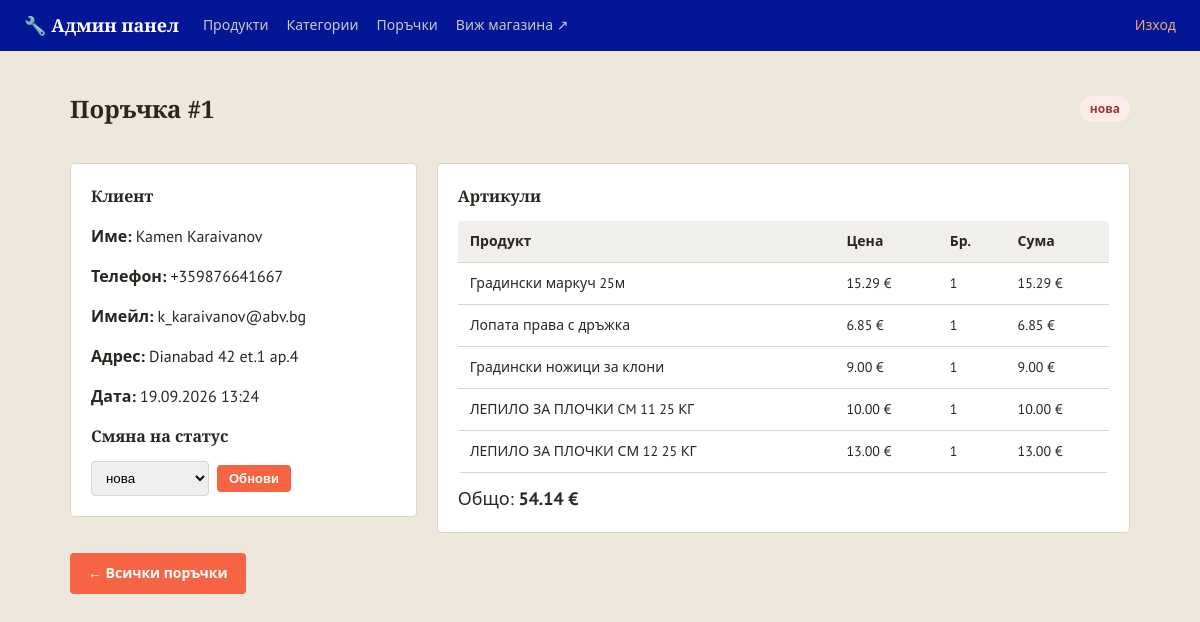
Before: /admin/orders/1 (signed in) with the older database file.
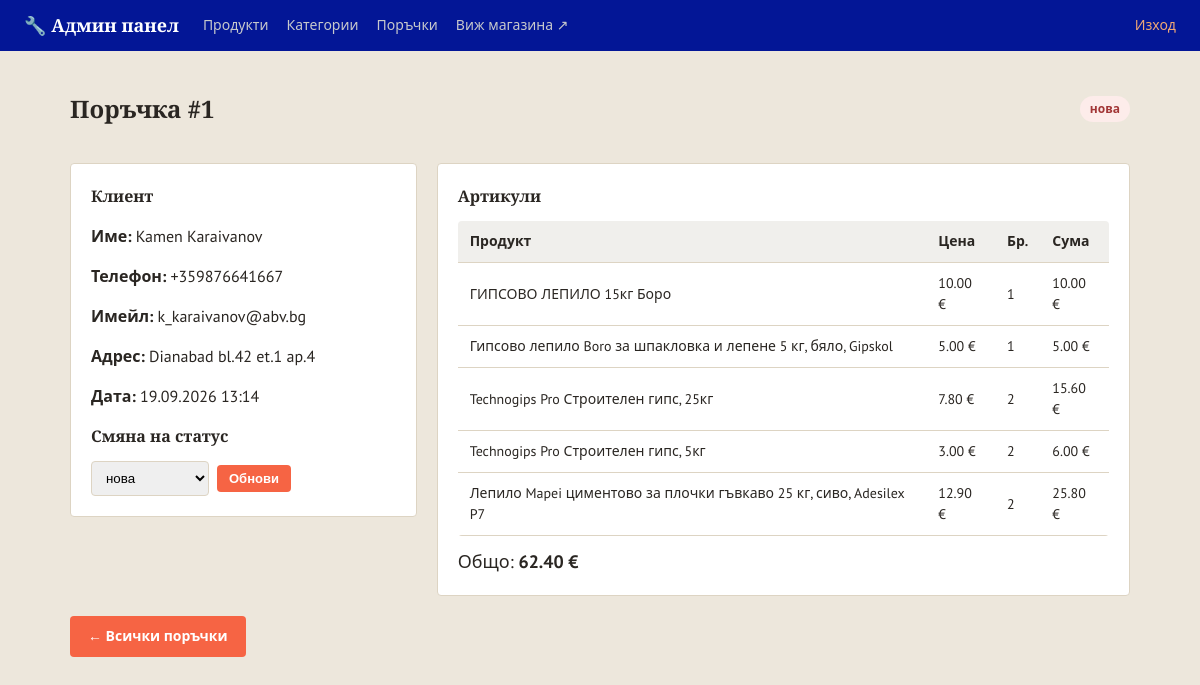
After: the same page with the newer database file.
### models.py (models this page shows)
class Order(db.Model):
    __tablename__ = 'orders'
    STATUSES = ['нова', 'в обработка', 'изпратена', 'завършена', 'отказана']
    id = db.Column(db.Integer, primary_key=True)
    customer_name = db.Column(db.String(150), nullable=False)
    phone = db.Column(db.String(50), nullable=False)
    address = db.Column(db.String(300), nullable=False)
    email = db.Column(db.String(150), default='')
    total = db.Column(db.Float, nullable=False)
    status = db.Column(db.String(30), default='нова', nullable=False)
    created_at = db.Column(db.DateTime, default=datetime.utcnow)
    items = db.relationship('OrderItem', backref='order', lazy=True)

class OrderItem(db.Model):
    __tablename__ = 'order_items'
    id = db.Column(db.Integer, primary_key=True)
    order_id = db.Column(db.Integer, db.ForeignKey('orders.id'), nullable=False)
    product_id = db.Column(db.Integer, db.ForeignKey('products.id'), nullable=True)
    product_name = db.Column(db.String(200), nullable=False)
    price = db.Column(db.Float, nullable=False)
    qty = db.Column(db.Integer, nullable=False)
    @property
    def subtotal(self):
        return self.price * self.qty

### app.py (the view)
@app.route('/admin/orders/<int:order_id>')
@admin_required
def admin_order_detail(order_id):
    order = Order.query.get_or_404(order_id)
    return render_template('admin/order_detail.html', order=order, statuses=Order.STATUSES)

### app.py (called while the page is built)
@app.context_processor
def inject_whatsapp_number():
    return {'whatsapp_number': app.config['WHATSAPP_NUMBER'], 'asset_version': app.config['ASSET_VERSION']}

@app.context_processor
def inject_category_icons():
    return {'category_icons': CATEGORY_ICONS}

def admin_required(view_func):
    @wraps(view_func)
    def wrapper(*args, **kwargs):
        if not session.get('is_admin'):
            flash('Моля, влезте в системата.', 'error')
            return redirect(url_for('admin_login', next=request.path))
        return view_func(*args, **kwargs)
    return wrapper

### templates/admin/order_detail.html (shortened to what this page needs)
{% extends 'admin/base.html' %}
{% block content %}
<div class="admin-header-row">
    <h1 class="page-title">Поръчка #{{ order.id }}</h1>
    <span class="status-badge status-{{ order.status | replace(' ', '-') }}">{{ order.status }}</span>
</div>
<div class="order-detail-grid">
    <div class="admin-panel">
        <h2>Клиент</h2>
        <p><strong>Име:</strong> {{ order.customer_name }}</p>
        <p><strong>Телефон:</strong> {{ order.phone }}</p>
        {% if order.email %}<p><strong>Имейл:</strong> {{ order.email }}</p>{% endif %}
        <p><strong>Адрес:</strong> {{ order.address }}</p>
        <p><strong>Дата:</strong> {{ order.created_at.strftime('%d.%m.%Y %H:%M') }}</p>
        <h2>Смяна на статус</h2>
        <form action="{{ url_for('admin_order_status', order_id=order.id) }}" method="post" class="status-change-form">
            <select name="status">
                {% for s in statuses %}
                <option value="{{ s }}" {% if s == order.status %}selected{% endif %}>{{ s }}</option>
                {% endfor %}
            </select>
            <button type="submit" class="btn btn-small">Обнови</button>
        </form>
    </div>
    <div class="admin-panel">
        <h2>Артикули</h2>
        <table class="admin-table">
            <thead>
                <tr>
                    <th>Продукт</th>
                    <th>Цена</th>
                    <th>Бр.</th>
                    <th>Сума</th>
                </tr>
            </thead>
            <tbody>
                {% for item in order.items %}
                <tr>
                    <td>{{ item.product_name }}</td>
                    <td>{{ '%.2f'|format(item.price) }} €</td>
                    <td>{{ item.qty }}</td>
                    <td>{{ '%.2f'|format(item.subtotal) }} €</td>
                </tr>
                {% endfor %}
            </tbody>
        </table>
        <div class="cart-total" style="margin-top:12px;">Общо: <strong>{{ '%.2f'|format(order.total) }} €</strong></div>
    </div>
</div>
<a href="{{ url_for('admin_orders') }}" class="btn btn-secondary" style="margin-top:20px;display:inline-block;">← Всички поръчки</a>
{% endblock %}

### templates/admin/base.html (shortened to what this page needs)
<!DOCTYPE html>
<html lang="bg">
<head>
    <link rel="stylesheet" href="{{ url_for('static', filename='css/style.css') }}?v={{ asset_version }}">
    <link rel="stylesheet" href="{{ url_for('static', filename='css/admin.css') }}?v={{ asset_version }}">
    <link type="text/css" rel="stylesheet" href="{{ url_for('static',filename='css/style.css') }}"/>
</head>
<body class="admin-body">
<header class="admin-topbar">
    <a href="{{ url_for('admin_dashboard') }}" class="brand">🔧 Админ панел</a>
    <nav class="admin-nav">
        <a href="{{ url_for('admin_dashboard') }}">Продукти</a>
        <a href="{{ url_for('admin_categories') }}">Категории</a>
        <a href="{{ url_for('admin_orders') }}">Поръчки</a>
        <a href="{{ url_for('index') }}" target="_blank">Виж магазина ↗</a>
    </nav>
    <a href="{{ url_for('admin_logout') }}" class="admin-logout">Изход</a>
</header>
<main class="admin-container">
    {% block content %}{% endblock %}
</main>
</body>
</html>

### static/css/style.css (style rules this page uses)
:root { --steel: #0623e8; --steel-dark: #031696; --accent: #f66444; --accent-dark: #bf4e35; --highlight: #d9a441; --bg: #ede7dc; --card-bg: #ffffff; --border: #ddd4c3; --text: #2a2622; --text-light: #766f62; --success: #4b7a51; --danger: #a23636; --radius: 4px; }
* { box-sizing: border-box; }
body { margin: 0; font-family: 'PT Sans', 'Segoe UI', Roboto, Arial, sans-serif; background: var(--bg); color: var(--text); line-height: 1.5; }
h1, h2, h3, .brand, .hero h1 { font-family: 'Bitter', Georgia, serif; }
a { color: inherit; text-decoration: none; }
.brand { font-size: 22px; font-weight: 700; color: #fff; white-space: nowrap; display: flex; align-items: center; gap: 10px; }
.page-title { font-size: 24px; margin-bottom: 16px; }
.btn { display: inline-block; background: var(--accent); color: #fff; border: none; padding: 10px 18px; border-radius: var(--radius); font-weight: 600; cursor: pointer; font-size: 14px; }
.btn-small { padding: 6px 12px; font-size: 13px; }
.cart-total { font-size: 18px; }

### static/css/admin.css (style rules this page uses)
.admin-body { background: var(--bg); }
.admin-topbar { background: var(--steel-dark); color: #fff; display: flex; align-items: center; gap: 24px; padding: 12px 24px; }
.admin-topbar .brand { color: #fff; font-size: 18px; font-weight: 700; }
.admin-nav { display: flex; gap: 18px; flex: 1; }
.admin-nav a { color: #c7c9cc; font-size: 14px; }
.admin-logout { color: #f0a875; font-size: 14px; }
.admin-container { max-width: 1100px; margin: 0 auto; padding: 24px 20px 60px; }
.admin-header-row { display: flex; align-items: center; justify-content: space-between; margin-bottom: 20px; }
.admin-table { width: 100%; border-collapse: collapse; background: var(--card-bg); border-radius: var(--radius); overflow: hidden; }
.admin-table th, .admin-table td { padding: 10px 12px; border-bottom: 1px solid var(--border); text-align: left; font-size: 14px; }
.admin-table th { background: #f0efec; }
.btn-secondary { background: #e2e0dc; color: var(--text); }
.status-badge { display: inline-block; padding: 4px 10px; border-radius: 20px; font-size: 12px; font-weight: 700; white-space: nowrap; }
.status-badge.status-нова, .status-chip.status-нова { background: #fdecea; color: var(--danger); }
.status-change-form { display: flex; gap: 8px; align-items: center; margin-top: 10px; }
.status-change-form select { padding: 8px 10px; border: 1px solid var(--border); border-radius: var(--radius); }
.order-detail-grid { display: grid; grid-template-columns: 1fr 2fr; gap: 20px; align-items: start; }
.admin-panel { background: var(--card-bg); border: 1px solid var(--border); border-radius: var(--radius); padding: 20px; }
.admin-panel h2 { font-size: 16px; margin-top: 0; }

Changed rows visible on the page:
changed Order "Kamen Karaivanov": address "Dianabad 42 et.1 ap.4" → "Dianabad bl.42 et.1 ap.4"; created_at "19.09.2026 13:24" → "19.09.2026 13:14"; total "54.14" → "62.40"
changed OrderItem: product_name "Градински маркуч 25м" → "ГИПСОВО ЛЕПИЛО 15кг Боро"; price "15.29" → "10.00"; subtotal "15.29" → "10.00"
changed OrderItem: product_name "Лопата права с дръжка" → "Гипсово лепило Boro за шпакловка и лепене 5 кг, бяло, Gipskol"; price "6.85" → "5.00"; subtotal "6.85" → "5.00"
changed OrderItem: product_name "Градински ножици за клони" → "Technogips Pro Строителен гипс, 25кг"; price "9.00" → "7.80"; qty "1" → "2"; subtotal "9.00" → "15.60"
changed OrderItem: product_name "ЛЕПИЛО ЗА ПЛОЧКИ CM 11 25 КГ" → "Technogips Pro Строителен гипс, 5кг"; price "10.00" → "3.00"; qty "1" → "2"; subtotal "10.00" → "6.00"
changed OrderItem: product_name "ЛЕПИЛО ЗА ПЛОЧКИ СМ 12 25 КГ" → "Лепило Mapei циментово за плочки гъвкаво 25 кг, сиво, Adesilex P7"; price "13.00" → "12.90"; qty "1" → "2"; subtotal "13.00" → "25.80"
